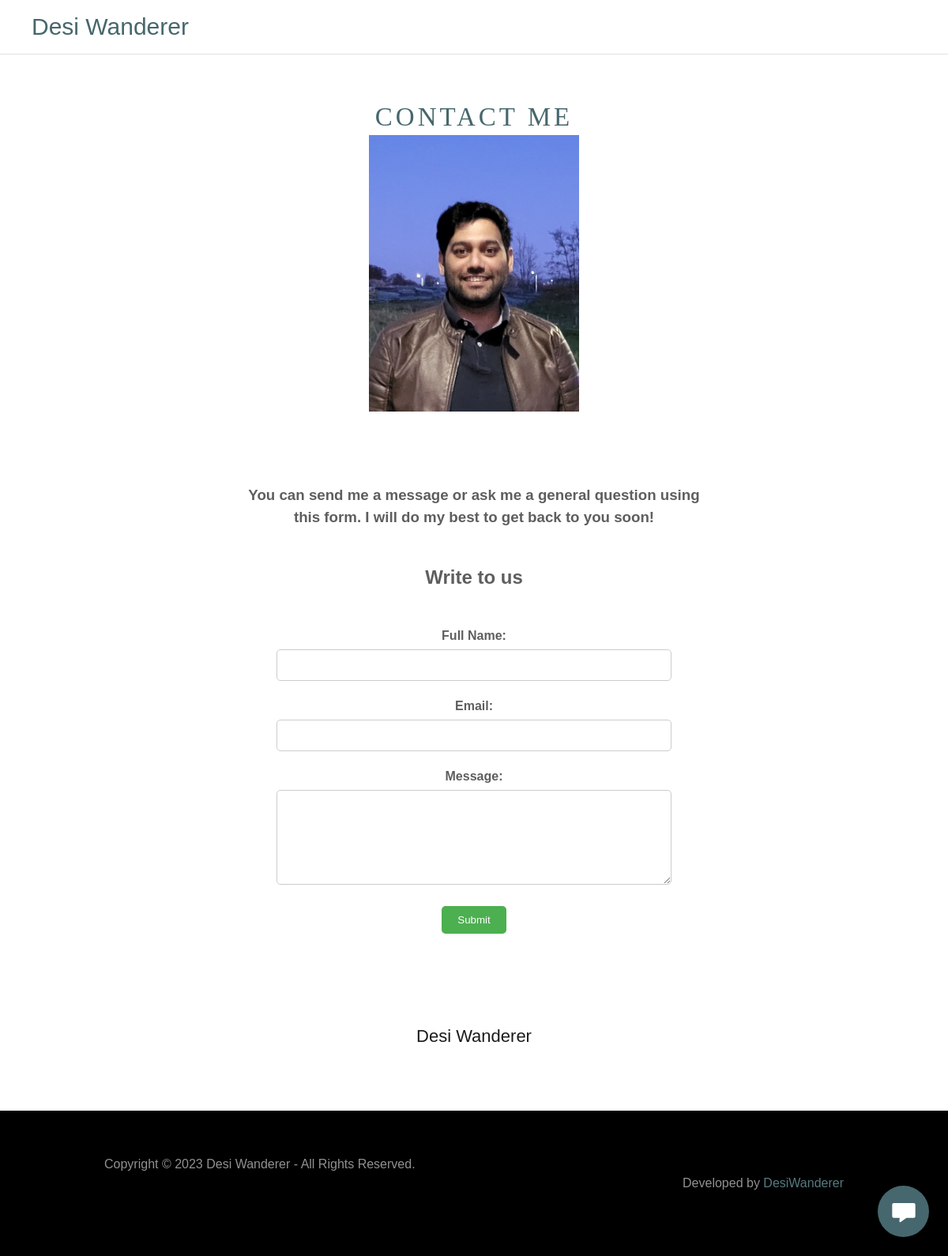
Page /contact/ on the committed database.
### myapp/models.py (models this page shows, shortened)
class item(models.Model):
    id = models.IntegerField(auto_created=True, primary_key=True)
    heading = models.CharField(max_length=25)
    text = models.CharField(max_length=10000)

### myapp/views.py (the view)
# urls.py: path('contact/', views.contact, name='contact'),
def contact(request):
    print("-----------------------Contact Me-----------------------\n")
    items = item.objects.filter(heading='Contact Me')
    return render(request, 'contact.html', {'items': items})

### templates/contact.html (shortened to what this page needs)
<!DOCTYPE html><html lang="en-IN"><head><meta charSet="utf-8"/>
  {% load static %}
    </head>
    {% for item in items %}
    <body class="x  x-fonts-righteous"><div id="layout-045815-d-5-2-dad-4918-a-07-c-5-e-012-ebb-8-f-1-b" class="layout layout-layout layout-layout-layout-9 locale-en-IN lang-en"><div data-ux="Page" id="page-46499" class="x-el x-el-div x-el c1-1 c1-2 c1-3 c1-4 c1-5 c1-6 c1-7 c1-8 c1-9 c1-a c1-b c1-c c1-d c1-e c1-f c1-g c1-1 c1-2 c1-b c1-c c1-d c1-e c1-f c1-g"><div data-ux="Block" class="x-el x-el-div page-inner c1-1 c1-2 c1-b c1-c c1-d c1-e c1-f c1-g"><div id="fbdec8e3-e483-4850-9e5e-d0c2f6f0ccd6" class="widget widget-header widget-header-header-9"><div data-ux="Header" role="main" data-aid="HEADER_WIDGET" id="n-46500" class="x-el x-el-div x-el x-el c1-1 c1-2 c1-b c1-c c1-d c1-e c1-f c1-g c1-1 c1-2 c1-h c1-b c1-c c1-d c1-e c1-f c1-g c1-1 c1-2 c1-b c1-c c1-d c1-e c1-f c1-g"><div> <section data-ux="Section" data-aid="HEADER_SECTION" class="x-el x-el-section c1-1 c1-2 c1-h c1-i c1-j c1-k c1-b c1-c c1-l c1-m c1-d c1-e c1-f c1-g"><div data-ux="Block" data-stickynav-wrapper="true" class="x-el x-el-div c1-1 c1-2 c1-b c1-c c1-d c1-e c1-f c1-g"><div data-ux="Block" data-stickynav="true" id="header_stickynav46501" class="x-el x-el-div c1-1 c1-2 c1-p c1-b c1-c c1-d c1-e c1-f c1-g"><nav data-ux="Block" class="x-el x-el-nav c1-1 c1-2 c1-p c1-q c1-r c1-s c1-t c1-3 c1-u c1-b c1-c c1-d c1-v c1-w c1-x c1-y c1-e c1-f c1-g"><div data-ux="Container" class="x-el x-el-div c1-1 c1-2 c1-35 c1-36 c1-s c1-t c1-1i c1-b c1-c c1-d c1-e c1-f c1-g"><div data-ux="Block" id="navBarId-46509" class="x-el x-el-div c1-1 c1-2 c1-n c1-1a c1-z c1-10 c1-37 c1-38 c1-b c1-c c1-d c1-39 c1-e c1-f c1-g"><div data-ux="Block" class="x-el x-el-div c1-1 c1-2 c1-2u c1-11 c1-z c1-1a c1-3a c1-3b c1-3c c1-b c1-c c1-d c1-e c1-f c1-g"><div data-ux="Block" data-aid="HEADER_LOGO_RENDERED" class="x-el x-el-div c1-1e c1-1f c1-1g c1-1h c1-1i c1-19 c1-1j c1-3d c1-3e c1-3f c1-3g c1-1n c1-1o c1-1p c1-1q"><a rel="" role="link" aria-haspopup="menu" data-ux="Link" data-page="2dbc3c68-54c1-4511-8f4b-14af5ec7c5f0" title="Desi Wanderer" href="/" data-typography="LinkAlpha" class="x-el x-el-a c1-1r c1-1s c1-1t c1-1u c1-1b c1-1v c1-1w c1-1x c1-1y c1-1z c1-20 c1-1i c1-4 c1-b c1-21 c1-c c1-22 c1-23 c1-24 c1-d c1-e c1-f c1-g" data-tccl="ux2.HEADER.header9.Logo.Default.Link.Default.46510.click,click"><div data-ux="Block" id="logo-container-46511" class="x-el x-el-div c1-1 c1-2 c1-1g c1-4 c1-p c1-b c1-c c1-d c1-e c1-f c1-g"><h3 role="heading" aria-level="3" data-ux="LogoHeading" id="logo-text-46512" data-aid="HEADER_LOGO_TEXT_RENDERED" data-typography="LogoAlpha" class="x-el x-el-h3 c1-1 c1-2 c1-1u c1-1b c1-25 c1-15 c1-13 c1-12 c1-14 c1-1i c1-1g c1-b c1-21 c1-26 c1-27 c1-28 c1-29 c1-2a c1-2b">Desi Wanderer</h3></div></a></div></div><div data-ux="Block" class="x-el x-el-div c1-1 c1-2 c1-11 c1-3h c1-z c1-3i c1-2w c1-b c1-c c1-d c1-e c1-f c1-g"><div data-ux="Block" class="x-el x-el-div c1-1 c1-2 c1-11 c1-p c1-3j c1-b c1-c c1-d c1-e c1-f c1-g"><nav data-ux="Nav" data-aid="HEADER_NAV_RENDERED" role="navigation" class="x-el x-el-nav c1-1 c1-2 c1-1i c1-3k c1-b c1-c c1-d c1-e c1-f c1-g"><ul data-ux="List" id="nav-46513" class="x-el x-el-ul c1-1 c1-2 c1-12 c1-14 c1-15 c1-13 c1-3l c1-3m c1-3n c1-p c1-37 c1-2u c1-38 c1-2v c1-b c1-c c1-d c1-e c1-f c1-g"></ul></nav></div></div></div></div></nav></div></div></section>  </div></div></div><div id="1e61de5a-f3d2-4861-89f8-e2485416d5b0" class="widget widget-contact widget-contact-contact-2"><div data-ux="Widget" role="region" id="1e61de5a-f3d2-4861-89f8-e2485416d5b0" class="x-el x-el-div x-el c1-1 c1-2 c1-3 c1-b c1-c c1-d c1-e c1-f c1-g c1-1 c1-2 c1-b c1-c c1-d c1-e c1-f c1-g"><div> <section data-ux="Section" class="x-el x-el-section c1-1 c1-2 c1-3 c1-i c1-j c1-p c1-b c1-c c1-l c1-m c1-d c1-e c1-f c1-g"><div data-ux="Container" class="x-el x-el-div c1-1 c1-2 c1-35 c1-36 c1-s c1-t c1-1i c1-b c1-c c1-5c c1-d c1-5d c1-e c1-5e c1-f c1-5f c1-g"><h1 role="heading" aria-level="1" data-ux="SectionHeading" data-aid="CONTACT_SECTION_TITLE_REND" data-promoted-from="2" data-order="0" data-typography="HeadingBeta" class="x-el x-el-h1 c1-1e c1-1f c1-1u c1-1b c1-5q c1-15 c1-13 c1-12 c1-5r c1-5s c1-1h c1-26 c1-21 c1-27 c1-5t c1-5u c1-5v c1-5w c1-5x"><span data-ux="Element" class="">
    {{ item.heading }}<br>
    <img src="{% static 'ContactMe.jpg' %}" height="350" />
    </span>
  </h1>
  <div data-ux="Content" class="x-el x-el-div c1-1 c1-2 c1-b c1-c c1-d c1-e c1-f c1-g"><div data-ux="Grid" data-aid="CONTACT_INFO_CONTAINER_REND" class="x-el x-el-div c1-1 c1-2 c1-11 c1-62 c1-63 c1-64 c1-12 c1-65 c1-66 c1-67 c1-68 c1-5s c1-b c1-c c1-69 c1-6a c1-6b c1-6c c1-d c1-e c1-f c1-g"><div data-ux="GridCell" class="x-el x-el-div c1-1 c1-2 c1-62 c1-6d c1-6e c1-6f c1-1i c1-37 c1-6g c1-r c1-6h c1-12 c1-13 c1-14 c1-15 c1-16 c1-b c1-c c1-6i c1-6j c1-6k c1-6l c1-6m c1-6n c1-6o c1-d c1-6p c1-6q c1-6r c1-e c1-f c1-g"><div data-ux="Grid" class="x-el x-el-div c1-1 c1-2 c1-11 c1-62 c1-63 c1-64 c1-12 c1-65 c1-66 c1-67 c1-b c1-c c1-69 c1-6a c1-6b c1-6c c1-d c1-e c1-f c1-g"><div data-ux="GridCell" data-aid="CONTACT_SECTION_INFO_REND" class="x-el x-el-div c1-1 c1-2 c1-62 c1-6d c1-6e c1-6s c1-1i c1-37 c1-6g c1-r c1-6h c1-z c1-6t c1-5s c1-b c1-c c1-6l c1-6m c1-6n c1-6o c1-d c1-e c1-f c1-g"><div data-ux="ContentText" data-aid="CONTACT_INTRO_DESC_REND" data-typography="BodyAlpha" class="x-el c1-1 c1-2 c1-1u c1-1b c1-4p c1-12 c1-6u c1-6v c1-6w c1-6x c1-6y c1-6z c1-70 c1-71 c1-72 c1-73 c1-74 c1-75 c1-76 c1-77 c1-78 c1-79 c1-7a c1-7b c1-7c c1-7d c1-7e c1-7f c1-7g c1-7h c1-7i c1-7j c1-7k c1-7l c1-7m c1-b c1-3o c1-c c1-27 c1-d c1-e c1-f c1-g x-rt"><h3 style="margin:0">
      <span>{{ item.text }}</span></h3>{% include 'form.html' %}
      <p style="margin:0"><span><br></span></p><p style="margin:0"></p></div></div><div data-ux="GridCell" data-aid="CONTACT_SECTION_DETAILS_REND" class="x-el x-el-div c1-1 c1-2 c1-62 c1-6d c1-6e c1-6s c1-1i c1-37 c1-6g c1-r c1-6h c1-z c1-6t c1-5s c1-b c1-c c1-6l c1-6m c1-6n c1-6o c1-d c1-e c1-f c1-g"><h4 role="heading" aria-level="4" data-ux="ContentHeading" data-aid="CONTACT_INFO_BIZ_NAME_REND" data-typography="HeadingDelta" class="x-el x-el-h4 c1-1 c1-2 c1-1u c1-1b c1-7s c1-15 c1-13 c1-12 c1-6u c1-b c1-2x c1-2o c1-27 c1-2p c1-2q c1-2r c1-2s">Desi Wanderer</h4></div></div></div></div></div></div></section>  </div></div></div><div id="84018e6c-a859-4f30-b691-b5ffe8050167" class="widget widget-footer widget-footer-footer-2"><div data-ux="Widget" role="contentinfo" id="84018e6c-a859-4f30-b691-b5ffe8050167" class="x-el x-el-div x-el c1-1 c1-2 c1-7t c1-b c1-c c1-d c1-e c1-f c1-g c1-1 c1-2 c1-b c1-c c1-d c1-e c1-f c1-g"><div> <section data-ux="Section" class="x-el x-el-section c1-1 c1-2 c1-7t c1-i c1-j c1-b c1-c c1-l c1-m c1-d c1-e c1-f c1-g"><div data-ux="Container" class="x-el x-el-div c1-1 c1-2 c1-35 c1-36 c1-s c1-t c1-1i c1-b c1-c c1-5c c1-d c1-5d c1-e c1-5e c1-f c1-5f c1-g"><div data-ux="Layout" class="x-el x-el-div c1-1 c1-2 c1-b c1-c c1-d c1-e c1-f c1-g"><div data-ux="Grid" class="x-el x-el-div c1-1 c1-2 c1-11 c1-62 c1-63 c1-64 c1-12 c1-13 c1-14 c1-15 c1-z c1-5s c1-b c1-c c1-d c1-e c1-f c1-g"><div data-ux="GridCell" class="x-el x-el-div c1-1 c1-2 c1-62 c1-7u c1-6e c1-6s c1-1i c1-37 c1-2u c1-38 c1-2v c1-b c1-c c1-d c1-7v c1-7w c1-e c1-f c1-g"><div data-ux="FooterDetails" data-aid="FOOTER_COPYRIGHT_RENDERED" data-typography="BodyAlpha" class="x-el c1-1 c1-2 c1-1u c1-1b c1-4p c1-12 c1-14 c1-b c1-7x c1-c c1-27 c1-d c1-7y c1-e c1-f c1-g x-rt"><p style="margin:0"><span>Copyright © 2023 Desi Wanderer - All Rights Reserved.</span></p>
      <p>
        <br/>
      </p>
    </div></div><div data-ux="GridCell" class="x-el x-el-div c1-1 c1-2 c1-62 c1-7u c1-6e c1-6s c1-1i c1-37 c1-2u c1-38 c1-2v c1-b c1-c c1-d c1-7v c1-7w c1-e c1-f c1-g"><p data-ux="FooterDetails" data-aid="FOOTER_POWERED_BY_RENDERED" data-typography="BodyAlpha" class="x-el x-el-p c1-1 c1-2 c1-1u c1-1b c1-4p c1-7z c1-14 c1-b c1-7x c1-c c1-27 c1-d c1-80 c1-81 c1-e c1-f c1-g"><span>Developed by <a rel="nofollow noopener" role="link" aria-haspopup="true" data-ux="Link" target="_blank" data-aid="FOOTER_POWERED_BY_RENDERED_LINK" href="https://github.com/aayushvashistha" data-typography="LinkAlpha" class="x-el x-el-a c1-1r c1-1s c1-1t c1-1u c1-1b c1-1v c1-1w c1-7z c1-b c1-82 c1-c c1-22 c1-83 c1-84 c1-d c1-80 c1-81 c1-e c1-f c1-g" data-tccl="ux2.FOOTER.footer2.Layout.Default.Link.Default.46526.click,click">DesiWanderer</a></span></p></div></div></div></div></section>  </div></div></div><div id="a0f8e23c-3fc8-4b67-a7b9-b19b29a4658c" class="widget widget-messaging widget-messaging-messaging-1"><div data-ux="Element" id="bs-3" class="x-el x-el-div c1-1 c1-2 c1-b c1-c c1-d c1-e c1-f c1-g"><div data-ux="Block" class="x-el x-el-div c1-1 c1-2 c1-4t c1-85 c1-86 c1-87 c1-88 c1-89 c1-b c1-c c1-d c1-8a c1-e c1-f c1-g"><div data-ux="Block" data-aid="MESSAGING_FAB" data-edit-interactive="true" data-traffic2="pandc.vnext.editor_preview.messaging_fab_open.click" data-tccl="ux2.messaging.fab.open,click" class="x-el x-el-div c1-1 c1-2 c1-11 c1-z c1-6t c1-1w c1-4 c1-4v c1-8b c1-8c c1-8d c1-8e c1-b c1-c c1-d c1-e c1-f c1-g"></div></div></div></div></div></div></div>
    {% endfor %}
  </body></html>

### templates/form.html (shortened to what this page needs)
<div class="modal fade" id="ContactForm" tabindex="-1" role="dialog" aria-labelledby="myModalLabel" aria-hidden="true">
  <div class="modal-dialog" role="document">
    <div class="modal-content"></br>
        <div class="form-container">
            <h2>Write to us</h2></br>
            <form method="post" action="{% url 'writeToUs' %}">
              <div class="form-group">
                <label for="fullname">Full Name:</label>
                <input type="text" id="fullname" name="fullname" required>
              </div>
              <div class="form-group">
                <label for="email">Email:</label>
                <input type="email" id="email" name="email" required>
              </div>
              <div class="form-group">
                <label for="message">Message:</label>
                <textarea id="message" name="message" required></textarea>
              </div>
              <div class="form-group">
                <button type="submit">Submit</button>
              </div>
            </form>
        </div>
    </div>
  </div>
</div>

### templates/form.html (style rules this page uses)
.form-container { max-width: 500px; margin: auto; }
.form-group { margin-bottom: 20px; }
.form-group label { display: block; font-weight: bold; margin-bottom: 5px; }
.form-group input, .form-group textarea { width: 100%; padding: 10px; font-size: 16px; border-radius: 5px; border: 1px solid #ccc; }
.form-group textarea { resize: vertical; height: 120px; }
.form-group button { padding: 10px 20px; background-color: #4CAF50; color: #fff; border: none; border-radius: 5px; cursor: pointer; }

### rows in the picture
item: heading "CONTACT ME", text "You can send me a message or ask me a general question using this form. I will do my best to get back to you soon!"
